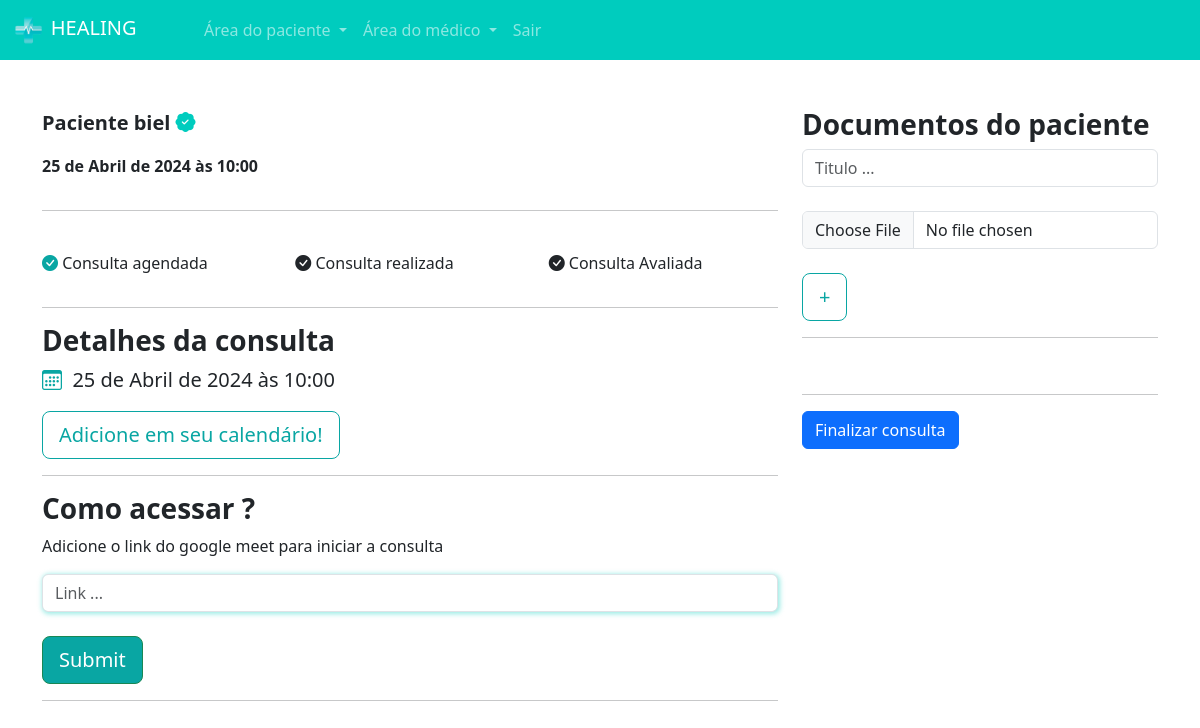
Page /medicos/consulta_area_medico/1/ (signed in) on the earlier database version.
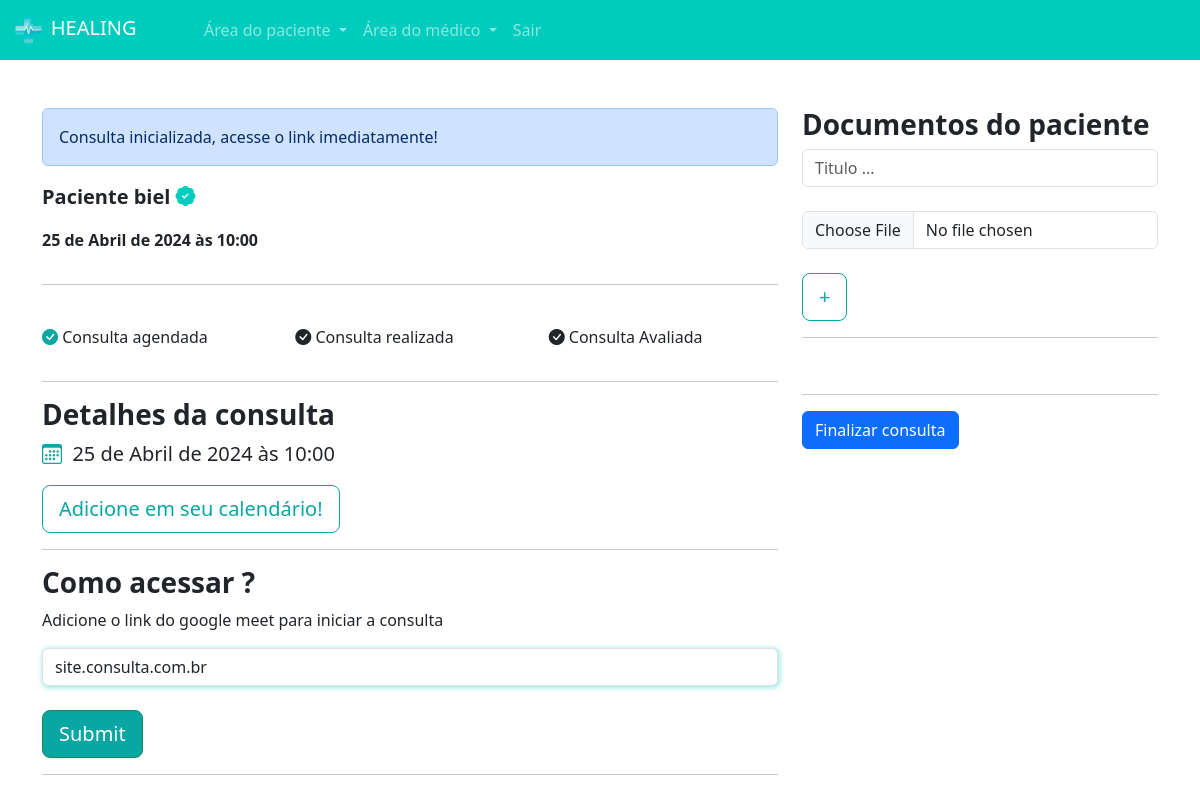
Same page on the later database version.
### paciente/models.py (models this page shows, shortened)
class Consulta(models.Model):
    status_choices = (
        ('A', 'Agendada'),
        ('F', 'Finalizada'),
        ('C', 'Cancelada'),
        ('I', 'Iniciada')
    )
    paciente = models.ForeignKey(User, on_delete=models.DO_NOTHING)
    data_aberta = models.ForeignKey(DatasAbertas, on_delete=models.DO_NOTHING)
    status = models.CharField(max_length=1, choices=status_choices, default='A')
    link = models.URLField(null=True, blank=True)

### medico/models.py (models this page shows, shortened)
class DatasAbertas(models.Model):
    data = models.DateTimeField()
    user = models.ForeignKey(User, on_delete=models.DO_NOTHING)
    agendado = models.BooleanField(default=False)

### medico/views.py (the view, shortened to what this page needs)
# urls.py: path('consulta_area_medico/<int:id_consulta>/', views.consulta_area_medico, name="consulta_area_medico"),
@login_required
def consulta_area_medico(request, id_consulta):
    if not is_medico(request.user):
        messages.add_message(request, constants.WARNING, 'Somente médicos podem acessar essa página.')
        return redirect(f'/usuarios/sair')
    if request.method == "GET":
        consulta = Consulta.objects.get(id=id_consulta)
        documentos = Documento.objects.filter(consulta=consulta)
        return render(request, 'consulta_area_medico.html', {'consulta': consulta,'is_medico': is_medico(request.user), 'documentos': documentos})

### medico/models.py (called while the page is built)
def is_medico(user):
    return DadosMedico.objects.filter(user=user).exists()

### medico/templates/consulta_area_medico.html (shortened to what this page needs)
{% extends "base.html" %}
{% load static %}
{% block 'head' %}
    <link rel="stylesheet" href="{% static 'medicos/css/abrir_horario.css' %}">
    <link rel="stylesheet" href="{% static 'usuarios/css/usuarios.css' %}">
    <link rel="stylesheet" href="{% static 'medicos/css/cadastro_medico.css' %}">
    <link rel="stylesheet" href="{% static 'pacientes/css/home.css' %}">
    <link rel="stylesheet" href="https://cdn.jsdelivr.net/npm/bootstrap-icons@1.11.3/font/bootstrap-icons.min.css">
{% endblock 'head' %}
{% block 'body' %}
    {% include "partials/navbar.html" %}
    <br><br>
    <div class="container">
        <div class="row">
            <div class="col-md-8">
                {% if consulta.status == 'C' %}
                    <div class="alert alert-danger" role="alert">
                        Consulta cancelada
                    </div>
                {% elif consulta.status == 'F' %}
                    <div class="alert alert-success" role="alert">
                        Consulta Finalizada
                    </div>
                {% elif consulta.status == 'I' %}
                    <div class="alert alert-primary" role="alert">
                        Consulta inicializada, acesse o link imediatamente!
                    </div>
                {% endif %}
                <div class="row">
                    <div class="col-md">
                        <p style="font-size: 20px" class="p-bold">Paciente {{consulta.paciente.username}} <i class="bi bi-patch-check-fill icon-main"></i></p>
                        <p class="p-bold">{{consulta.data_aberta.data}}</p>
                    </div>
                </div>
                <hr>
                <br>
                <div class="row">
                    <div class="col-md">
                        <p><i class="color-dark bi bi-check-circle-fill"></i> Consulta agendada</p>
                    </div>
                    <div class="col-md">
                        <p><i class="{% if consulta.status == 'F' %}color-dark{% endif %} bi bi-check-circle-fill"></i> Consulta realizada</p>
                    </div>
                    <div class="col-md">
                        <p><i class="bi bi-check-circle-fill"></i> Consulta Avaliada</p>
                    </div>
                </div>
                <hr>
                <h3 class="p-bold">Detalhes da consulta</h3>
                <p style="font-size:20px"><i class="bi bi-calendar3 color-dark"></i>&nbsp {{consulta.data_aberta.data}}</p>
                <a style="cursor: auto;" class="btn btn-dark-color-outline btn-lg">Adicione em seu calendário!</a>
                <hr>
                <h3 class="p-bold">Como acessar ?</h3>
                <p>Adicione o link do google meet para iniciar a consulta</p>
                <form action="{% url 'consulta_area_medico' consulta.id %}" method="POST">{% csrf_token %}
                    <input type="text" name="link" class="form-control shadow-main-color" id="" placeholder="Link ..." value="{% if consulta.link %}{{consulta.link}}{% endif %}">
                    <br>
                    <input type="submit" class="btn btn-success btn-dark-color btn-lg">
                </form>
                <hr>
                <br>
                <br>
                <br>
                <br>
            </div>
            <div class="col-md">
                <h3 class="p-bold">Documentos do paciente</h3>
                <form action="{% url 'add_documento' consulta.id %}" method="POST" enctype="multipart/form-data">{% csrf_token %}
                    <input type="text" name="titulo" class="form-control" placeholder="Titulo ...">
                    <br>
                    <input type="file" name="documento" class="form-control">
                    <br>
                    <input type="submit" class="btn btn-dark-color-outline btn-lg" value="+">
                </form>
                <hr>
                <br>
                <hr>
                <a href="{% url 'finalizar_consulta' consulta.id %}" class="btn btn-primary">Finalizar consulta</a>
            </div>
        </div>
    </div>
{% endblock 'body' %}

Differences in the rows shown:
changed Consulta "biel": status "A" → "I" (drawn); link (not shown) → "site.consulta.com.br"
Other differences:
text now shown: "Consulta inicializada, acesse o link imediatamente!"
